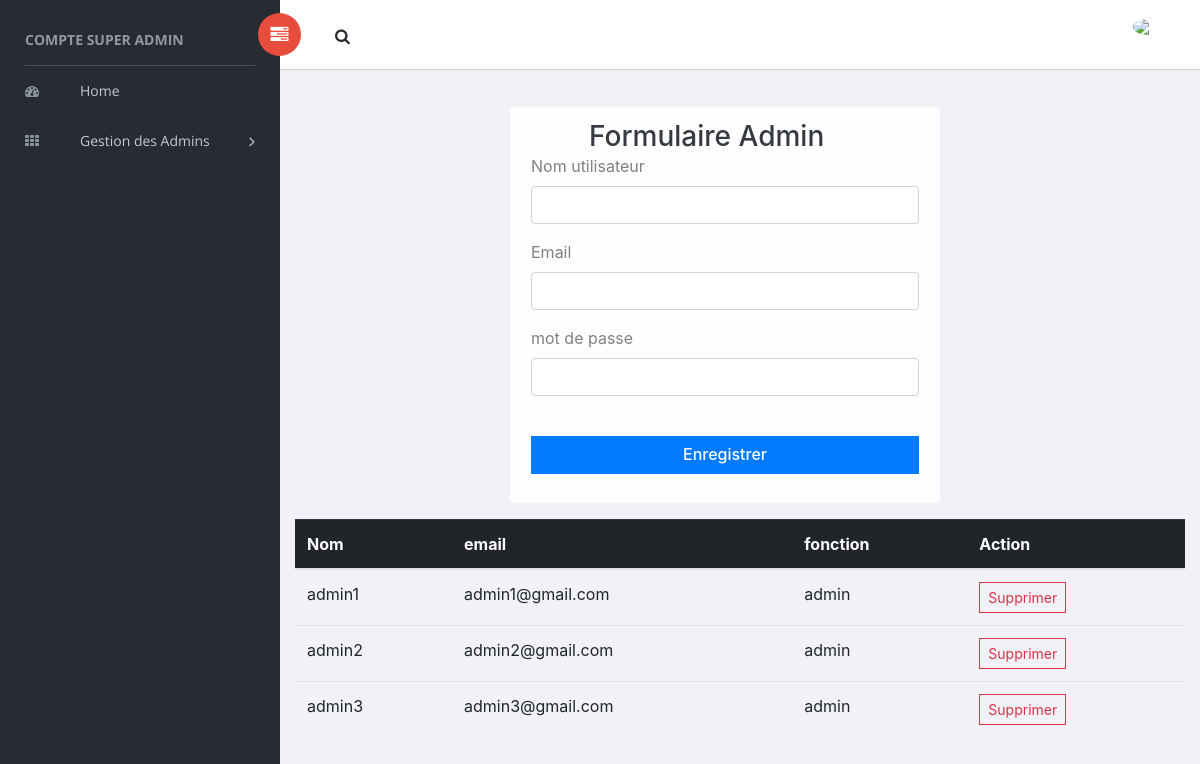
The app's page /add_admin.php (signed in) with its own data.
### tables this page shows
CREATE TABLE `users` (
  `id` int(11) NOT NULL,
  `username` varchar(100) NOT NULL,
  `email` varchar(100) NOT NULL,
  `type` varchar(100) NOT NULL,
  `password` varchar(100) NOT NULL
);

### add_admin.php (the view, shortened to what this page needs)
 <?php
       if($_SESSION["type"] =="super admin"){
	    ?>
<!doctype html>
<html class="no-js" lang="en">
<head>
    <link rel="stylesheet" href="vendors/bootstrap/dist/css/bootstrap.min.css">
    <link rel="stylesheet" href="vendors/font-awesome/css/font-awesome.min.css">
    <link rel="stylesheet" href="vendors/themify-icons/css/themify-icons.css">
    <link rel="stylesheet" href="vendors/flag-icon-css/css/flag-icon.min.css">
    <link rel="stylesheet" href="vendors/selectFX/css/cs-skin-elastic.css">
    <link rel="stylesheet" href="vendors/jqvmap/dist/jqvmap.min.css">
    <link rel="stylesheet" href="assets/css/style.css">
</head>
<body>
    <aside id="left-panel" class="left-panel">
        <nav class="navbar navbar-expand-sm navbar-default">
            <div id="main-menu" class="main-menu collapse navbar-collapse">
                <ul class="nav navbar-nav">
                <h3 class="menu-title"> COMPTE <?PHP ECHO  $_SESSION['type']?> </h3>
					<li>
                        <a href="indexsuperadmin.php"> <i class="menu-icon fa fa-dashboard"></i>Home </a>
                    </li>
                    <li class="menu-item-has-children dropdown">
                        <a href="add_admin.php"   aria-expanded="false"> <i class="menu-icon fa fa-th"></i>Gestion des Admins </a>
                    </li>
            </div>
        </nav>
    </aside>
    <div id="right-panel" class="right-panel">
        <header id="header" class="header">
            <div class="header-menu">
                <div class="col-sm-7">
                    <a id="menuToggle" class="menutoggle pull-left"><i class="fa fa fa-tasks"></i></a>
                    <div class="header-left">
                        <button class="search-trigger"><i class="fa fa-search"></i></button>
                    </div>
                </div>
                <div class="col-sm-5">
                    <div class="user-area dropdown float-right">
                    <a href="#" class="dropdown-toggle" data-toggle="dropdown" aria-haspopup="true" aria-expanded="false">
                            <img class="user-avatar rounded-circle" src="profile.jpg" >
                        </a>
                    </div>
            </div>
        </header>
        <div class="content mt-3">
	<div >
    <div class="super-form">
	<div class="content mt-3">
		<div class="col-sm-8 col-lg-6 alert alert-light" style="margin-left: 200px">
		<div style="margin-left: 58px" >
		 <h3 class="text-dark">Formulaire Admin</h3>
	     </div>
			<form method="POST" action="add_a.php" >
				<div class="form-group">
					<label>Nom utilisateur</label>
					<input class="form-control" type="text" name="username"/>
				</div>
				<div class="form-group">
					<label>Email</label>
					<input class="form-control" type="text" name="email"/>
				</div>
				<div class="form-group">
					<label>mot de passe</label>
					<input class="form-control" type="password" name="password"/>
				</div>
                <br>
				<div class="form-group">
					<button class="btn btn-primary form-control" type="submit" name="save" ><h6>Enregistrer</h6></button>
				</div>
			</form>
       </div>
		</div><div style="height: 100px"></div>
			<table class="table table-hover">
				<thead class="table-dark">
					<tr>
						<th>Nom</th>
						<th>email</th>
						<th>fonction</th>
                        <th>Action</th>
					</tr>
				</thead>
				<tbody>
					<?php
						require 'conn.php';
						$sql = $conn->prepare("SELECT * FROM `users` where type='admin' ");
						$sql->execute();
						while($fetch = $sql->fetch()){
					?>
					<tr>
						<td><?php echo $fetch['username']?></td>
						<td><?php echo $fetch['email']?></td>
						<td><?php echo $fetch['type']?></td>
						<td> <a class="btn btn-outline-danger btn-sm" href="deleteadmin.php?id=<?php echo $fetch['id']?>">Supprimer</a></td>
					</tr>
					<?php
						}
					?>
				</tbody>
			</table>
		</div>
	</div>
</body>
</html>
<?php } ?>

### records on screen
users: username "admin1", email "admin1@gmail.com", type "admin"
users: username "admin2", email "admin2@gmail.com", type "admin"
users: username "admin3", email "admin3@gmail.com", type "admin"

### other values on screen
$_SESSION['type'] "SUPER ADMIN"
